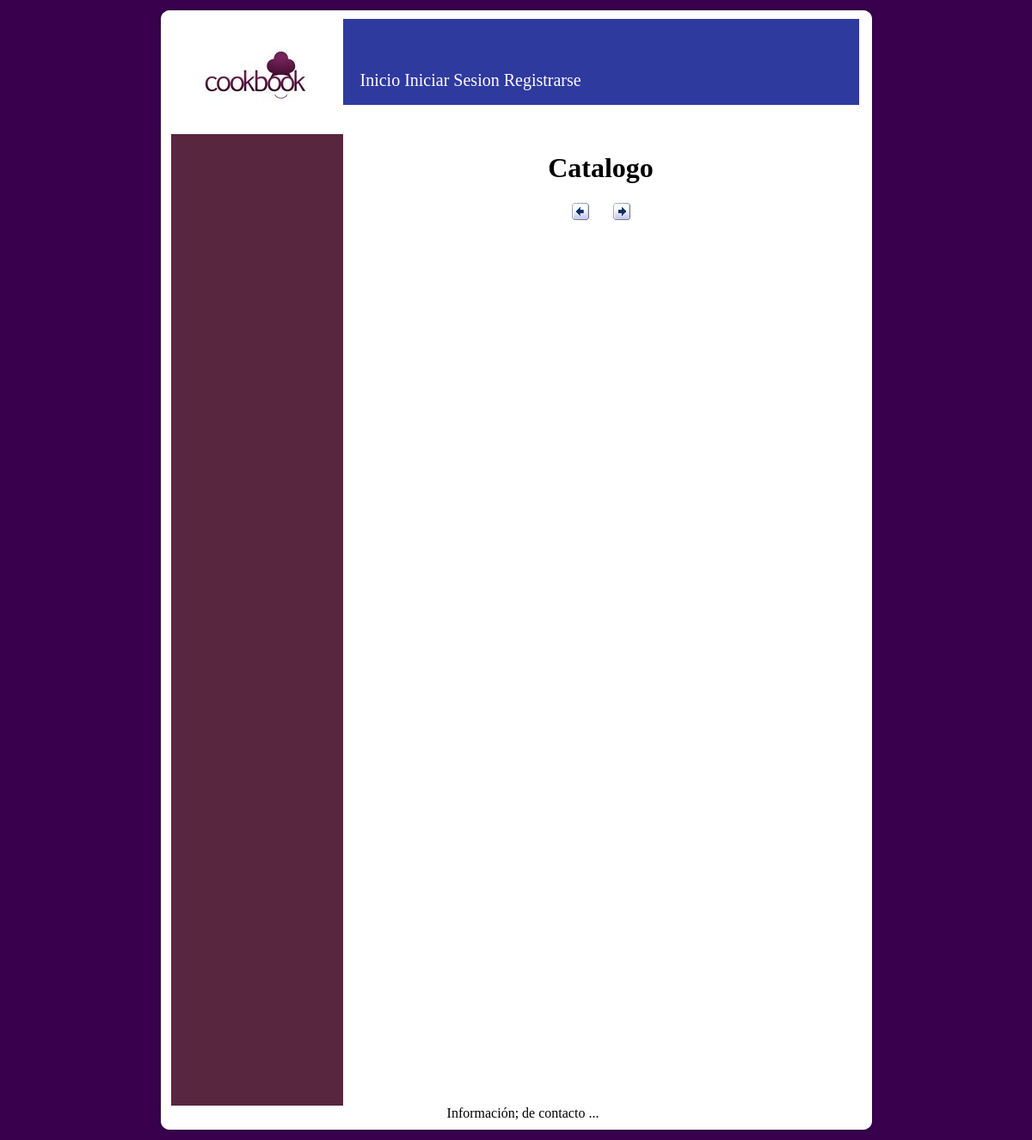
Page /Sistema/catalogo.php?pagina=3 on the earlier database version.
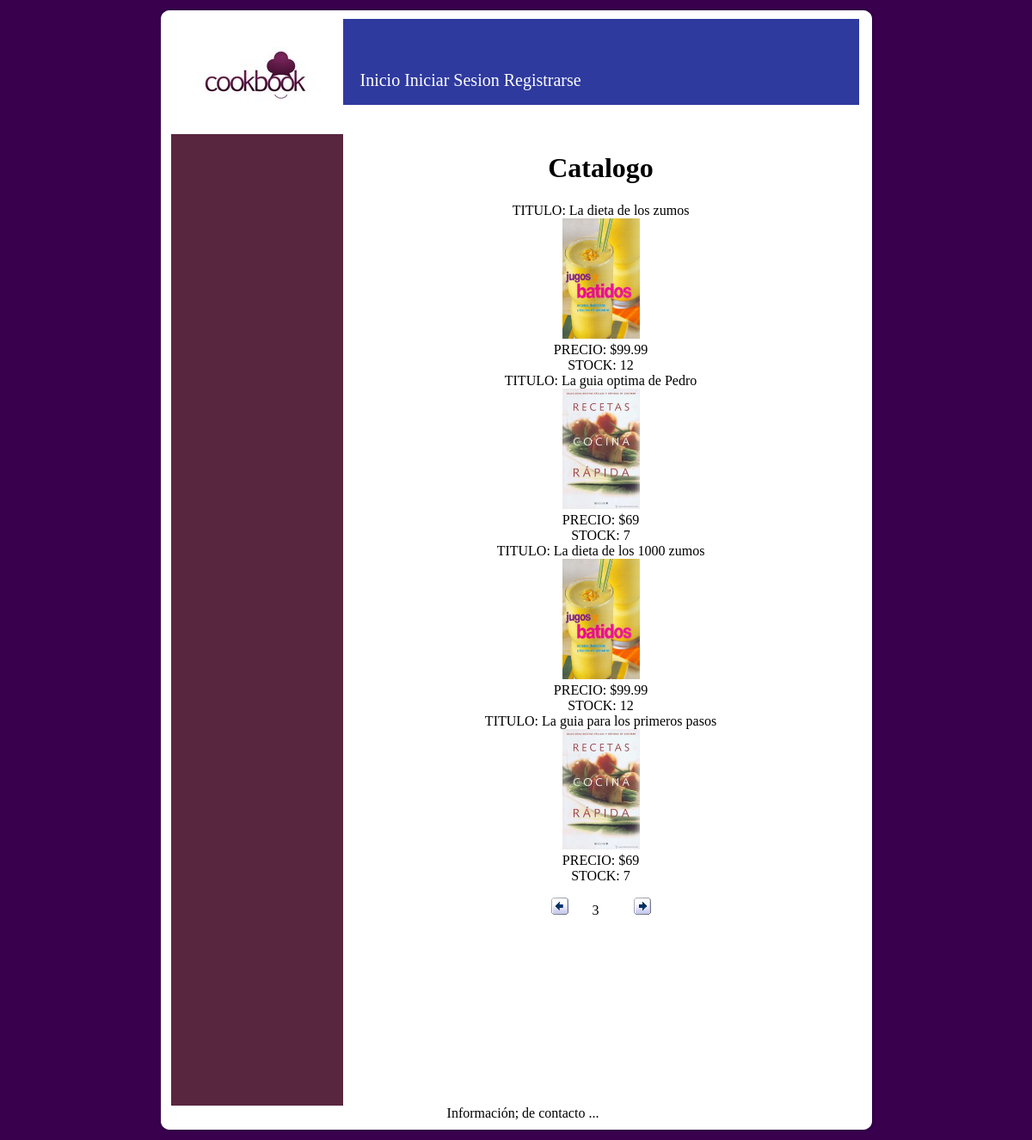
Same page on the later database version.
### tables this page shows
CREATE TABLE IF NOT EXISTS `libro` (
  `ISBN` varchar(11) NOT NULL,
  `stock_minimo` int(11) NOT NULL,
  `stock_actual` int(11) NOT NULL,
  `precio` double NOT NULL,
  `titulo` varchar(50) NOT NULL,
  `idioma` varchar(30) NOT NULL,
  `paginas` int(11) NOT NULL,
  `fecha_publi` date NOT NULL,
  `id_autor` int(11) NOT NULL,
  `id_editorial` int(11) NOT NULL,
  `oferta` tinyint(1) NOT NULL DEFAULT '0',
  PRIMARY KEY (`ISBN`,`id_autor`,`id_editorial`),
  KEY `id_autor` (`id_autor`),
  KEY `id_editorial` (`id_editorial`)
);

CREATE TABLE IF NOT EXISTS `libro_categoria` (
  `ISBN` varchar(11) NOT NULL,
  `nombre_categoria` varchar(30) NOT NULL,
  PRIMARY KEY (`ISBN`,`nombre_categoria`),
  KEY `nombre_categoria` (`nombre_categoria`)
);

### Sistema/catalogo.php (the view, shortened to what this page needs)
<!DOCTYPE html PUBLIC "-//W3C//DTD XHTML 1.0 Strict//EN"
	"http://www.w3.org/TR/xhtml1/DTD/xhtml1-strict.dtd">
<html xmlns="http://www.w3.org/1999/xhtml">
<head>
	<?php
	        include('conectar.php');
	         if ( isset($_GET['error'])  and  $_GET['error'] == '0' ){ ?>
			<?php };
			  if ( $_POST['submit']){
				   $buscar = $_POST ['palabra'];
			  }
			  else{
				  $buscar = "vacio";
			  };
	?>
	<link rel="stylesheet" href="estilos.css"/>
</head>
<body>
<div class="contenedor">
   <div class='fondoContenedorTop'></div>
   <div class='fondoContenedorMain'>
	  <div class="encabezado">
		  <div class="logo"></div>
			  <div class="logeo">
				     <a href="./index.php">Inicio</a>
				     <?php if ($_SESSION['estado2'] <> "logeado"){?>
					 <a href="./login.php">Iniciar Sesion</a>
					 <a href="./registro.php">Registrarse</a>
					 <?php } ?>
			  </div>
	  </div>
		<div class="principal">
	      <div class="columna">
	      </div>
	     <?php
	        $url = "catalogo.php";
	        if ( $buscar == "vacio"){
			    $rs_noticias = mysqli_query($link, "SELECT * FROM libro");
			}
	        else {
	           $rs_noticias = mysqli_query($link, "SELECT * FROM libro WHERE titulo LIKE '%$buscar%' ");
	        }
	        $num_total_registros = mysqli_num_rows($rs_noticias);
				?><div class="titulo"><h1> NO SE ENCONTRARON DATOS!!!</h1></div> <?php
			if ($num_total_registros > 0) {
				$TAMANO_PAGINA = 4;
				$pagina = false;
				if (isset($_GET["pagina"]))
					   $pagina = $_GET["pagina"];
				if (!$pagina) {
					$inicio = 0;
					$pagina = 1;
				}
				else {
					$inicio = ($pagina - 1) * $TAMANO_PAGINA;
				}
				$total_paginas = ceil($num_total_registros / $TAMANO_PAGINA);?>
				  <div class="titulo">
				  <h1>Catalogo</h1>
				  </div>
				  <div class="mostrar">
		<?php   if ($buscar == "vacio"){
					$consulta = mysqli_query($link, "SELECT * FROM libro LIMIT ".$inicio."," . $TAMANO_PAGINA);
				}
				else{
				    $consulta = mysqli_query($link, "SELECT * FROM libro WHERE titulo LIKE '%$buscar%' LIMIT ".$inicio."," . $TAMANO_PAGINA);
				}
				while ($row = mysqli_fetch_array($consulta)) {
					$consult = mysqli_query($link, "SELECT * FROM libro_categoria WHERE $row[ISBN] = ISBN");
				    $cat = mysqli_fetch_array($consult);
					?>
					<div class="rotulo">TITULO: <?php echo $row['titulo']?></div>
				    <div class="imagen">
							<img width="90px" height="140px" src="./Imagenes/<?php echo $cat['nombre_categoria']?>.png">
							<div class="precio">PRECIO: $<?php echo $row['precio']?></div>
         			        <div class="stock">STOCK: <?php echo $row['stock_actual']?></div>
         			</div>
				<?php } ?>
				</div>
				<?php
				echo '<p>';
				if ($total_paginas > 1) {
					if ($pagina != 1)
						echo '<a href="'.$url.'?pagina='.($pagina-1).'"><img src="Imagenes/izq.gif" border="0"></a>';
					for ($i=1;$i<=$total_paginas;$i++) {
						if ($pagina == $i)
							echo $pagina;
						else
							echo '  <a href="'.$url.'?pagina='.$i.'">'.$i.'</a>  ';
					}
					if ($pagina != $total_paginas)
						echo '<a href="'.$url.'?pagina='.($pagina+1).'"><img src="Imagenes/der.gif" border="0"></a>';
				}
				echo '</p>';
			}
			?>
		</div>
	  <div class="piedepagina">
		Informaci&oacuten; de contacto ...
	  </div>
     </div>
  <div class='fondoContenedorBottom'></div>
</div>
</body>
</html>

### Sistema/estilos.css (style rules this page uses)
body { background-image:url("./Imagenes/Fondo.png"); text-align:center; }
.contenedor { width:835px; margin:auto; }
.encabezado { background-image:url("./Imagenes/banner.png"); width:800px; height:100px; background-repeat:no-repeat; }
.logo { background-image:url("./Imagenes/Logo.png"); float: left; width:200px; height:134px; }
.logeo { float:left; margin-left:20px; margin-top:60px; font-size:20px; }
a:link { color:#FFFFFF; text-decoration:none; }
.columna { float:left; background-image:url("./Imagenes/columna.png"); width:200px; height:1130px; }
.principal { height:1110px; width:800px; float:left; }
.fondoContenedorTop { background-image:url("./Imagenes/panel_arriba.png"); height:14px; }
.fondoContenedorMain { background-image:url("./Imagenes/panel_medio.png"); padding-left:16px; }
.fondoContenedorBottom { background-image:url("./Imagenes/panel_abajo.png"); height:14px; background-repeat:no-repeat; }
.piedepagina { padding-top:20px; clear:both; text-align:center; }

Differences in the rows shown:
added libro: titulo "La dieta de los zumos", libro_categoria.nombre_categoria (picture), precio "99.99", stock_actual "12"
added libro: titulo "La guia optima de Pedro", libro_categoria.nombre_categoria (picture), precio "69", stock_actual "7"
added libro: titulo "La dieta de los 1000 zumos", libro_categoria.nombre_categoria (picture), precio "99.99", stock_actual "12"
added libro: titulo "La guia para los primeros pasos", libro_categoria.nombre_categoria (picture), precio "69", stock_actual "7"
Other differences:
new list line: "3"
